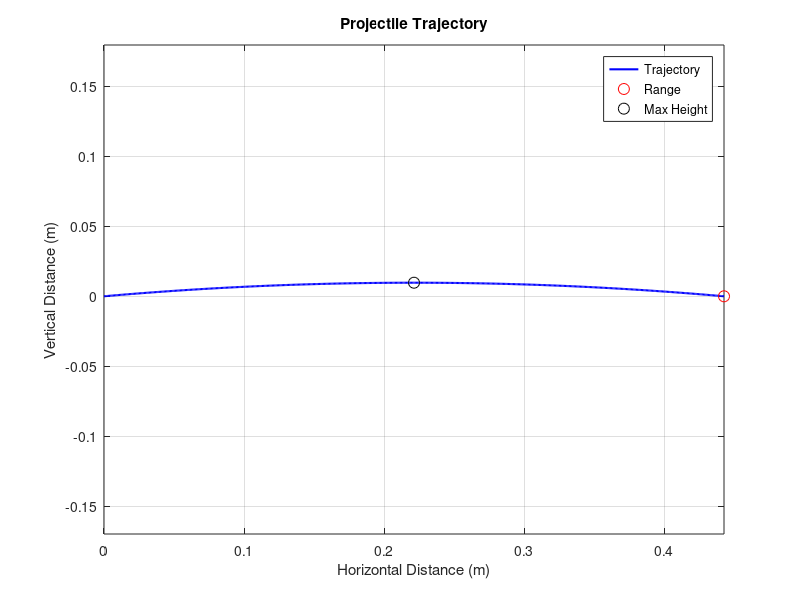

MATLAB code to generate this figure:
% Trajectory of a projectile 
clear
clc
% Input initial conditions
initial_velocity = input('Enter the initial velocity in m/s: ');
launch_angle = input('Enter the launch angle in degrees: ');

% Constants
g = 9.81; % Gravitational acceleration in m/s^2

% Convert angle to radians
theta = deg2rad(launch_angle);

% Calculate initial velocity components
v_x = initial_velocity * cos(theta); % Horizontal component of velocity
v_y = initial_velocity * sin(theta); % Vertical component of velocity

% Calculate time of flight, range, and maximum height
time_of_flight = 2 * v_y / g;
range = v_x * time_of_flight;
max_height = (v_y^2) / (2 * g);

% Time vector for trajectory calculation
t = linspace(0, time_of_flight, 500);

% Calculate trajectory
x = v_x * t;                 % Horizontal distance
y = v_y * t - 0.5 * g * t.^2; % Vertical distance

% Plotting the trajectory
figure;
plot(x, y, 'b', 'LineWidth', 1.5);
hold on;
plot(range, 0, 'ro', 'MarkerSize', 8);       % Mark range
plot(range/2, max_height, 'ko', 'MarkerSize', 8); % Mark max height

% Adding labels and title
xlabel('Horizontal Distance (m)');
ylabel('Vertical Distance (m)');
title('Projectile Trajectory');
legend('Trajectory', 'Range', 'Max Height', 'Location', 'Best');
grid on;
axis equal;

% Display results
fprintf('Time of Flight: %.2f seconds\n', time_of_flight);
fprintf('Range: %.2f meters\n', range);
fprintf('Maximum Height: %.2f meters\n', max_height);
